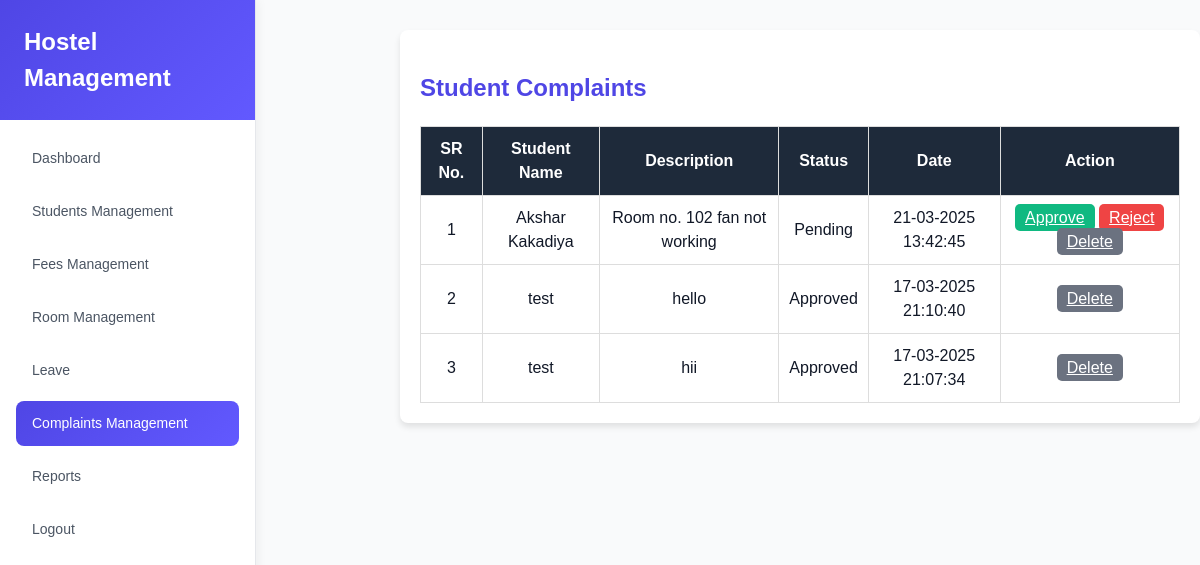
/complaints.php, run on the app's committed database.
### tables this page shows
CREATE TABLE IF NOT EXISTS `complaints` (
  `id` int NOT NULL AUTO_INCREMENT,
  `student_id` int NOT NULL,
  `student_name` varchar(100) NOT NULL,
  `complaint` text NOT NULL,
  `status` enum('Pending','Approved','Rejected') NOT NULL DEFAULT 'Pending',
  `created_at` datetime DEFAULT CURRENT_TIMESTAMP,
  PRIMARY KEY (`id`)
);

### complaints.php (the view, shortened to what this page needs)
<?php
$conn = mysqli_connect("localhost", "root", "", "ms");
mysqli_set_charset($conn, "utf8");
$result = mysqli_query($conn, "SELECT * FROM complaints ORDER BY IFNULL(created_at, NOW()) DESC");
?>
<!DOCTYPE html>
<html lang="en">
<head>
</head>
<body>
<div class="sidebar">
    <div class="sidebar-header">
        <h1>Hostel Management</h1>
    </div>
    <div class="sidebar-nav">
        <a href="dashboard.php" class="nav-item">Dashboard</a>
        <a href="student.php" class="nav-item">Students Management</a>
        <a href="fees.php" class="nav-item">Fees Management</a>
        <a href="rooms.php" class="nav-item">Room Management</a>
        <a href="leave.php" class="nav-item">Leave</a>
        <a href="complaints.php" class="nav-item active">Complaints Management</a>
        <a href="reports.php" class="nav-item">Reports</a>
        <a href="index.php" class="nav-item">Logout</a>
    </div>
</div>
<div class="container">
    <h2>Student Complaints</h2>
    <table>
        <tr>
            <th>SR No.</th>
            <th>Student Name</th>
            <th>Description</th>
            <th>Status</th>
            <th>Date</th>
            <th>Action</th>
        </tr>
        <?php
        $sr_no = 1;
        while ($row = mysqli_fetch_assoc($result)) {
        ?>
        <tr>
            <td><?php echo $sr_no++; ?></td>
            <td><?php echo htmlspecialchars($row['student_name']); ?></td>
            <td><?php echo htmlspecialchars($row['complaint']); ?></td>
            <td><?php echo htmlspecialchars($row['status']); ?></td>
            <td><?php echo date('d-m-Y H:i:s', strtotime($row['created_at'])); ?></td>
            <td>
                <?php if ($row['status'] == 'Pending') { ?>
                    <a href="?approve=<?php echo $row['id']; ?>" class="btn approve">Approve</a>
                    <a href="?reject=<?php echo $row['id']; ?>" class="btn reject">Reject</a>
                <?php } ?>
                <a href="?delete=<?php echo $row['id']; ?>" class="btn delete">Delete</a>
            </td>
        </tr>
        <?php } ?>
    </table>
</div>
</body>
</html>

### complaints.php (style rules this page uses)
* { margin: 0; padding: 0; box-sizing: border-box; }
body { font-family: Arial, sans-serif; background-color: #f9fafb; color: #111827; line-height: 1.5; }
.sidebar { width: 256px; background-color: white; border-right: 1px solid #e5e7eb; display: flex; flex-direction: column; position: fixed; top: 0; bottom: 0; box-shadow: 2px 0 10px rgba(0, 0, 0, 0.05); }
.sidebar-header { padding: 1.5rem; background: linear-gradient(135deg, #4f46e5, #6259ff); color: white; }
.sidebar-header h1 { font-size: 1.5rem; font-weight: 700; }
.sidebar-nav { flex: 1; padding: 1rem; }
.nav-item { width: 100%; display: flex; align-items: center; padding: 0.75rem 1rem; margin-bottom: 0.5rem; border-radius: 0.5rem; color: #4b5563; font-size: 0.875rem; font-weight: 500; text-decoration: none; transition: all 0.3s ease; }
.nav-item.active { background: linear-gradient(135deg, #4f46e5, #6259ff); color: white; }
.container { width: 800px; margin-top: 30px; margin-left: 400px; padding: 20px; background: white; border-radius: 8px; box-shadow: 0 4px 6px rgba(0, 0, 0, 0.1); }
h2 { margin-top: 20px; color: #4f46e5; }
table { width: 100%; border-collapse: collapse; margin-top: 20px; }
th, td { border: 1px solid #ddd; padding: 10px; text-align: center; }
th { background-color:#1e2a3a; color: white; }
.btn { padding: 5px 10px; border: none; border-radius: 5px; cursor: pointer; }
.approve { background: #10b981; color: white; }
.reject { background: #ef4444; color: white; }
.delete { background: #6b7280; color: white; }

### data on the page
complaints: student_name "Akshar Kakadiya", complaint "Room no. 102 fan not working", status "Pending", created_at "21-03-2025 13:42:45"
complaints: student_name "test", complaint "hello", status "Approved", created_at "17-03-2025 21:10:40"
complaints: student_name "test", complaint "hii", status "Approved", created_at "17-03-2025 21:07:34"
